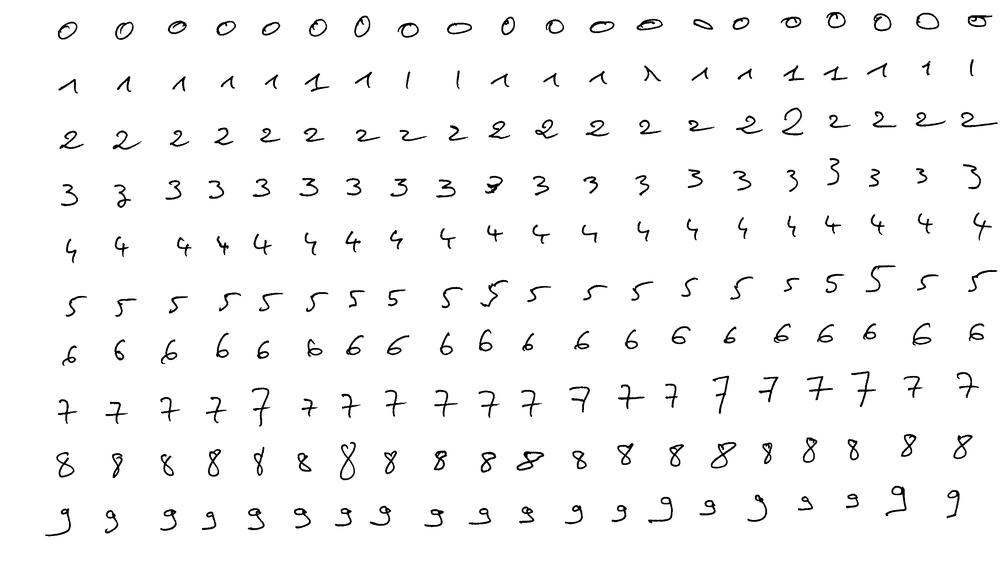
#> input picture TP3/app.tif, 1000 x 563 px, shrunk from 2812 x 1584 before the run
$ python localizeDigits.py
#> lines starting #> are read from the running program, lines starting #| are printed output that depends on the picture
import cv2
import numpy as np
from PIL import Image, ImageDraw

def getRanges(proj):
  """Turns horizontal or vertical pixels projection into ranges of row/columns containing non-zero elements

  Args:
      proj (np.array): Vector containing horizontal/vertical projection

  Returns:
      list: List of tuples containing start and end of non-zero elements
  """
  start = False
  end = False
  ranges = []
  for index, pixels in np.ndenumerate(proj):
    index = index[0]
    if pixels != 0 and not start:
      start = index
    if pixels == 0 and not end:
      end = index
    if start and end:
      if start<end:
        ranges.append([start, end])
      start = False
      end = False
  return ranges

def getDigitsCoordinates(imageFilename, outputFilename = None):
  """Localizes digits on learning base image

  Args:
      imageFilename (string): The learning base image filename
      outputFilename (string, optional): If non-empty, a copy of original image passed with imageFilename will be created under outputFilename with boxes around localized digits. Defaults to None.

  Returns:
      list: List of tuples of tuples containing coordinates of upper-left and bottom-right corners of each digit
  """
#> called with imageFilename = 'app.tif', outputFilename = 'chiffresEncadres.png'
  im = cv2.imread(imageFilename, cv2.IMREAD_GRAYSCALE)
#> im is the input picture: shape (563, 1000); min 0, max 255, mean 247.1
  im = 255 - im
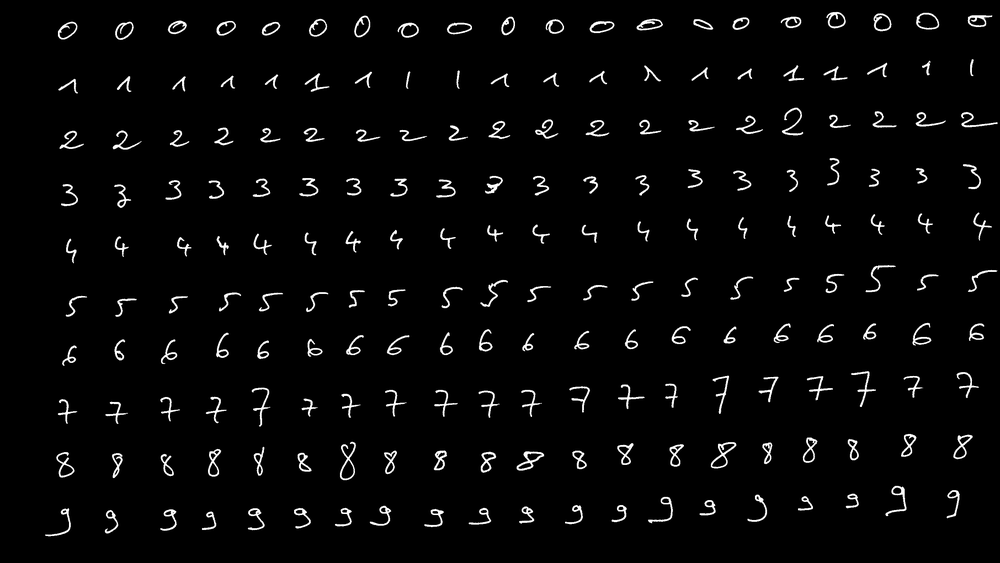
#> im: shape (563, 1000); min 0, max 255, mean 7.9
  proj = np.sum(im,1)
#> proj = 563 values, max 38665 at index 23, min 0 at index 0, mean 7897.9
  width = np.size(im, 1)
#> width = 1000
  horizontalRanges = getRanges(proj)
#> the loop in getRanges, `for index, pixels in np.ndenumerate(proj):` made 563 passes
#> pixels on passes 10, 58: 6, 4
#> pixels on pass 43: 0
#> after the loop in getRanges, `for index, pixels in np.ndenumerate(proj):`: end = 540; ranges = [[10, 42], [58, 96], [106, 152], [156, 319], [320, 368], [369, 427], [428, 429], [432, 539]]; start = False
#> horizontalRanges has the same summary as ranges in getRanges
  i = Image.new('RGB', (width, proj.shape[0]), 'white')
#> i: PIL image 1000x563 RGB; every value is 255
  boxesCoordinates = []
  if outputFilename:
    originalImage = Image.open(imageFilename)
    draw = ImageDraw.Draw(originalImage)

  # Uncomment code below to save the horizontal projection histogram as 'result.png'
  """ m = np.max(proj)
  w = 500
  result = np.full((proj.shape[0],500),255)
  result = np.ascontiguousarray(result, dtype=np.uint8)
  for row in range(im.shape[0]):
    cv2.line(result, (0,row), (int(proj[row]*w/m),row), (0,0,0), 1)
  cv2.imwrite('result.png', result)"""

  for horizontalRange in horizontalRanges:
    lineOfDigits = im[horizontalRange[0]:horizontalRange[1], 0:width]
    verticalProj = np.sum(lineOfDigits,0)
    verticalRanges = getRanges(verticalProj)
    for verticalRange in verticalRanges:
      digitSubMatrix = im[horizontalRange[0]:horizontalRange[1], verticalRange[0]:verticalRange[1]]
      digitHorizontalProj = np.sum(digitSubMatrix, 1)
      digitTop = horizontalRange[0]
      digitBottom = horizontalRange[1]-1
      while not digitHorizontalProj[digitTop-horizontalRange[0]]:
        digitTop+=1
      while not digitHorizontalProj[digitBottom-horizontalRange[1]]:
        digitBottom-=1
      boxCoordinates = ((verticalRange[0],digitTop),(verticalRange[1],digitBottom))
      boxesCoordinates.append(boxCoordinates)
      if outputFilename:
        draw.rectangle(boxCoordinates,outline='red')
#> this loop made 8 passes
#> (horizontalRange, verticalRanges) on pass 7: ([428, 429], [[260, 261]])
#> pass 2, in getDigitsCoordinates, `lineOfDigits = im[horizontalRange[0]:horizontalRange[1], 0:width]`:
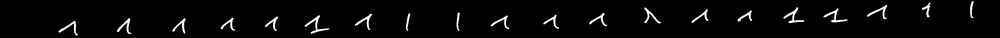
#> lineOfDigits: shape (38, 1000); min 0, max 255, mean 7.6
#> pass 3, in getDigitsCoordinates, `lineOfDigits = im[horizontalRange[0]:horizontalRange[1], 0:width]`:
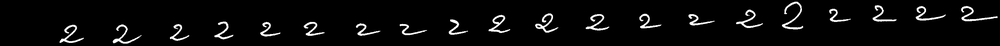
#> lineOfDigits: shape (46, 1000); min 0, max 255, mean 10.5
#> after the loop, boxesCoordinates = 160 items
  if outputFilename:
    originalImage.save(outputFilename)
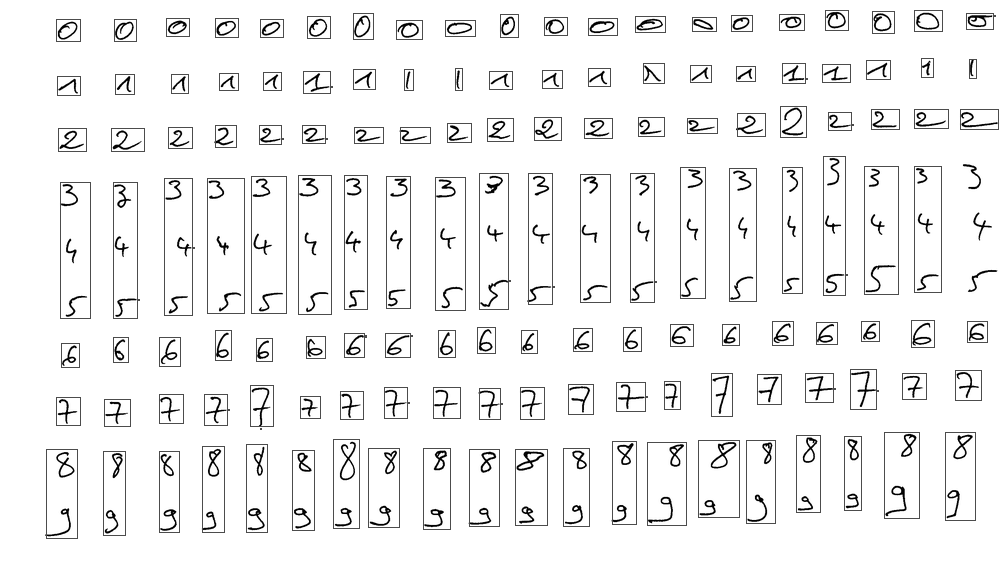
#> saved as chiffresEncadres.png: PIL image 1000x563 L; min 0, max 255, mean 240.9
  return boxesCoordinates

if __name__ == "__main__":
  apprentissageFilename = "app.tif"
  imageWithBoxes = "chiffresEncadres.png"
  boxesCoordinates = getDigitsCoordinates(apprentissageFilename, imageWithBoxes)
#> boxesCoordinates = 160 items
  print(boxesCoordinates)
#> (printed output is left out)

$ run again, with TP3/test.tif copied over TP3/app.tif
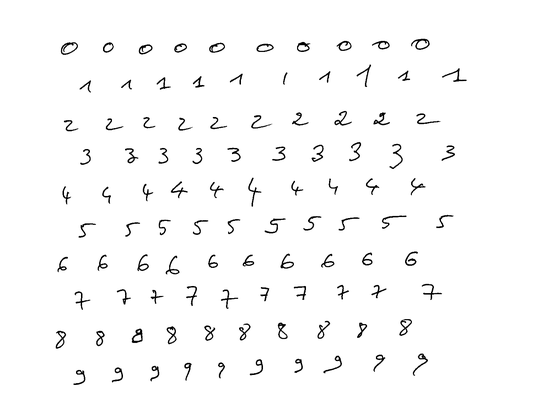
#> input picture TP3/test.tif, 538 x 418 px, shrunk from 1514 x 1175 before the run
#> in getDigitsCoordinates, im is the input picture: shape (418, 538); min 0, max 255, mean 249.4
#> in getDigitsCoordinates, `im = 255 - im`:
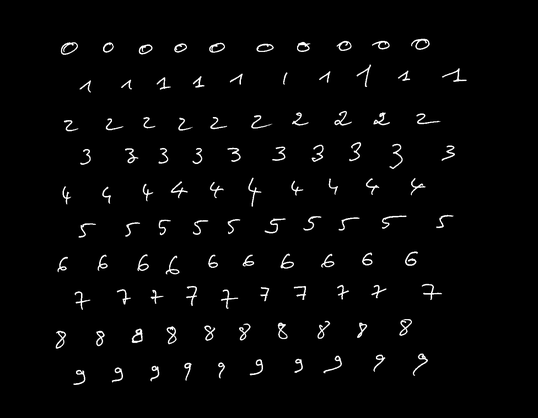
#> im: shape (418, 538); min 0, max 255, mean 5.6
#> proj = 418 values, max 17268 at index 44, min 0 at index 0, mean 3036.9
#> width = 538
#> the loop in getRanges, `for index, pixels in np.ndenumerate(proj):` made 418 passes
#> pixels on pass 37: 14
#> after the loop in getRanges, `for index, pixels in np.ndenumerate(proj):`: end = 389; ranges = [[37, 57], [65, 95], [109, 134], [140, 172], [176, 207], [208, 209], [213, 240], [250, 277], [282, 312], [317, 388]]; start = False
#> horizontalRanges has the same summary as ranges in getRanges
#> i: PIL image 538x418 RGB; every value is 255
#> the loop in getDigitsCoordinates, `for horizontalRange in horizontalRanges:` made 10 passes
#> after the loop in getDigitsCoordinates, `for horizontalRange in horizontalRanges:`: boxesCoordinates = 108 items
#> in getDigitsCoordinates, `originalImage.save(outputFilename)`:
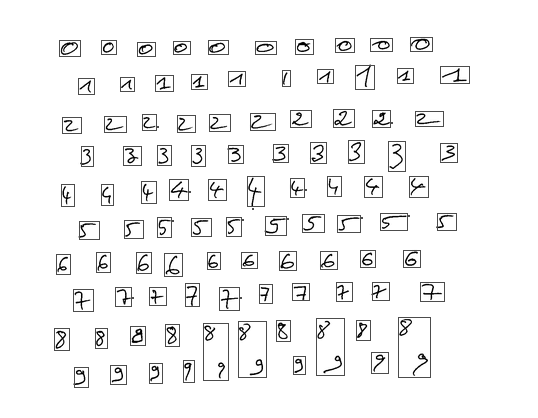
#> saved as chiffresEncadres.png: PIL image 538x418 L; min 0, max 255, mean 243.6
#> (printed output is left out)
